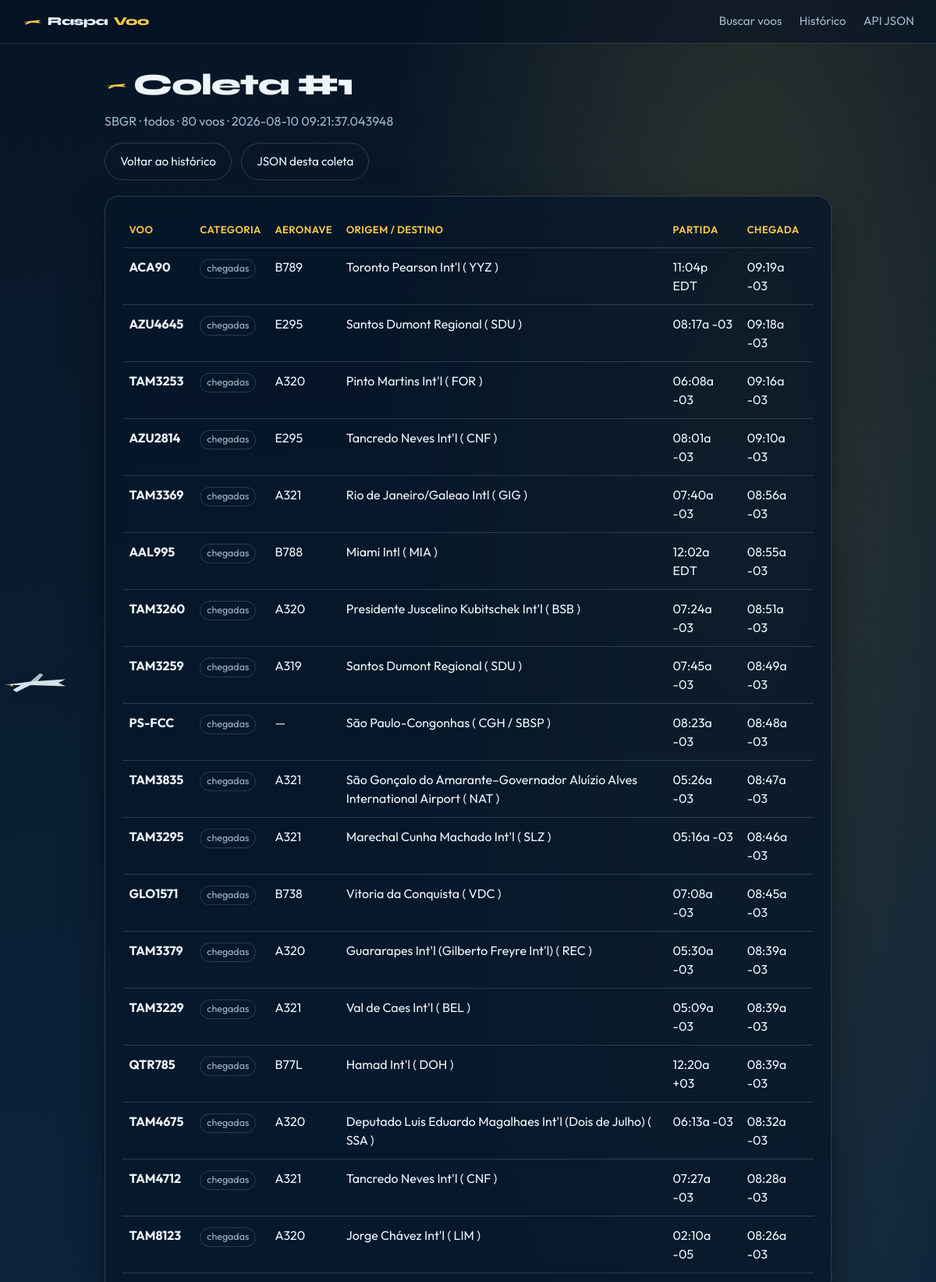
The app's page /historico/1 (upper part) with its own data.
### models/coleta_voo.py (models this page shows, shortened)
class ColetaVoo(ModeloBase):#NÃO ESQUEÇA DE COLOCAR O MODELOBASE DENTRO DOS () PARA PEGAR COMO UM MODELO
    __bind_key__ = "historico"
    __tablename__ = "coletas_voo"
    fonte = db.Column(db.String(255), nullable=False)
    aeroporto = db.Column(db.String(10), nullable=False)
    tipo_busca = db.Column(db.String(20), nullable=False)
    total = db.Column(db.Integer, nullable=False, default=0)
    voos = db.relationship(
        "VooInfo",
        back_populates="coleta",
        cascade="all, delete-orphan",
    )

### models/voo_info.py (models this page shows, shortened)
class VooInfo(ModeloBase): #NÃO ESQUEÇA DE COLOCAR O MODELOBASE DENTRO DOS () PARA PEGAR COMO UM MODELO
    __bind_key__ = "historico"
    __tablename__ = "voos_info"
    coleta_id = db.Column(
        db.Integer,
        db.ForeignKey("coletas_voo.id"),
        nullable=False,
    )
    categoria = db.Column(db.String(40), nullable=False)
    identificacao = db.Column(db.String(40), nullable=False)
    tipo_aeronave = db.Column(db.String(40))
    local = db.Column(db.String(200))
    partida = db.Column(db.String(80))
    chegada = db.Column(db.String(80))
    coleta = db.relationship("ColetaVoo", back_populates="voos")

### controllers/site_controller.py (the view)
@site_bp.route("/historico/<int:coleta_id>")
def detalhe_coleta(coleta_id: int):
    coleta = db.session.get(ColetaVoo, coleta_id)
    if not coleta:
        flash("Coleta não encontrada.", "erro")
        return redirect(url_for("site.historico"))
    return render_template("detalhe_coleta.html", coleta=coleta)

### views/templates/detalhe_coleta.html (shortened to what this page needs)
{% extends "layout.html" %}
{% block content %}
<section class="topo-pagina">
    <h1>
        <svg class="titulo-aviao" viewBox="0 0 48 20" aria-hidden="true">
            <path d="M2 12 L22 9 L46 7 L40 11 L46 14 L22 13 L10 18 L7 16 L14 12 Z" fill="currentColor"/>
        </svg>
        Coleta #{{ coleta.id }}
    </h1>
    <p class="subtitulo">
        {{ coleta.aeroporto }} · {{ coleta.tipo_busca }} · {{ coleta.total }} voos · {{ coleta.data_criacao }}
    </p>
    <div class="hero-actions">
        <a class="btn" href="{{ url_for('site.historico') }}">Voltar ao histórico</a>
        <a class="btn" href="/api/historico/coletas/{{ coleta.id }}" target="_blank">JSON desta coleta</a>
    </div>
</section>
<section class="painel" style="margin-top: 1.25rem;">
    {% if coleta.voos %}
    <div class="tabela-wrap">
        <table class="tabela">
            <thead>
                <tr>
                    <th>Voo</th>
                    <th>Categoria</th>
                    <th>Aeronave</th>
                    <th>Origem / Destino</th>
                    <th>Partida</th>
                    <th>Chegada</th>
                </tr>
            </thead>
            <tbody>
                {% for v in coleta.voos %}
                <tr>
                    <td><strong>{{ v.identificacao }}</strong></td>
                    <td><span class="tag">{{ v.categoria }}</span></td>
                    <td>{{ v.tipo_aeronave or "—" }}</td>
                    <td>{{ v.local or "—" }}</td>
                    <td>{{ v.partida or "—" }}</td>
                    <td>{{ v.chegada or "—" }}</td>
                </tr>
                {% endfor %}
            </tbody>
        </table>
    </div>
    {% else %}
    <p class="vazio">Esta coleta não tem voos.</p>
    {% endif %}
</section>
{% endblock %}

### views/static/css/style.css (style rules this page uses)
* { box-sizing: border-box; }
:root { --ceu-alto: #071525; --ceu-meio: #0f2f4d; --horizonte: #1a5a7a; --pista: #f7c948; --pista-clara: #ffe08a; --nuvem: #e8f4fc; --texto: #eef6fb; --texto-suave: #9eb9cc; --painel: rgba(6, 22, 40, 0.78); --borda: rgba(158, 185, 204, 0.22); --erro: #ff8a7a; --sucesso: #5eead4; --sombra: 0 20px 50px rgba(0, 0, 0, 0.4); }
body { margin: 0; min-height: 100vh; font-family: "Outfit", sans-serif; color: var(--texto); background: radial-gradient(ellipse 70% 45% at 80% 8%, rgba(247, 201, 72, 0.16), transparent 55%), radial-gradient(ellipse 50% 35% at 10% 90%, rgba(26, 90, 122, 0.45), transparent 60%), linear-gradient(175deg, var(--ceu-alto) 0%, var(--ceu-meio) 48%, var(--horizonte) 100%); background-attachment: fixed; line-height: 1.5; overflow-x: hidden; }
.topo-pagina { animation: fade-up 0.55s ease both; margin-bottom: 0.5rem; }
.topo-pagina h1 { display: flex; align-items: center; gap: 0.5rem; font-family: "Syne", sans-serif; font-weight: 800; font-size: clamp(1.8rem, 4vw, 2.4rem); margin: 0 0 0.35rem; letter-spacing: -0.03em; }
.titulo-aviao { width: 1.8rem; color: var(--pista); flex-shrink: 0; }
.subtitulo { color: var(--texto-suave); margin: 0 0 1rem; }
.hero-actions { display: flex; flex-wrap: wrap; gap: 0.75rem; }
.painel { background: var(--painel); border: 1px solid var(--borda); border-radius: 18px; padding: 1.35rem; box-shadow: var(--sombra); backdrop-filter: blur(14px); animation: fade-up 0.75s ease both; }
.btn { display: inline-block; padding: 0.72rem 1.2rem; background: transparent; color: var(--texto); text-decoration: none; border: 1px solid var(--borda); border-radius: 999px; font-size: 0.95rem; font-family: inherit; cursor: pointer; transition: background 0.2s, border-color 0.2s, transform 0.15s; white-space: nowrap; }
.tabela-wrap { overflow-x: auto; }
.tabela { width: 100%; border-collapse: collapse; }
.tabela th, .tabela td { padding: 0.75rem 0.55rem; text-align: left; border-bottom: 1px solid var(--borda); vertical-align: top; }
.tabela th { color: var(--pista); font-weight: 600; font-size: 0.82rem; text-transform: uppercase; letter-spacing: 0.03em; }
.tag { display: inline-block; padding: 0.15rem 0.5rem; border-radius: 999px; border: 1px solid var(--borda); font-size: 0.78rem; color: var(--texto-suave); white-space: nowrap; }

### records on screen
ColetaVoo: id "1", aeroporto "SBGR", tipo_busca "todos", total "80", data_criacao "2026-08-10 09:21:37.043948"
VooInfo: identificacao "ACA90", categoria "chegadas", tipo_aeronave "B789", local "Toronto Pearson Int'l ( YYZ )", partida "11:04p EDT", chegada "09:19a -03"
VooInfo: identificacao "AZU4645", categoria "chegadas", tipo_aeronave "E295", local "Santos Dumont Regional ( SDU )", partida "08:17a -03", chegada "09:18a -03"
VooInfo: identificacao "TAM3253", categoria "chegadas", tipo_aeronave "A320", local "Pinto Martins Int'l ( FOR )", partida "06:08a -03", chegada "09:16a -03"
VooInfo: identificacao "AZU2814", categoria "chegadas", tipo_aeronave "E295", local "Tancredo Neves Int'l ( CNF )", partida "08:01a -03", chegada "09:10a -03"
VooInfo: identificacao "TAM3369", categoria "chegadas", tipo_aeronave "A321", local "Rio de Janeiro/Galeao Intl ( GIG )", partida "07:40a -03", chegada "08:56a -03"
VooInfo: identificacao "AAL995", categoria "chegadas", tipo_aeronave "B788", local "Miami Intl ( MIA )", partida "12:02a EDT", chegada "08:55a -03"
VooInfo: identificacao "TAM3260", categoria "chegadas", tipo_aeronave "A320", local "Presidente Juscelino Kubitschek Int'l ( BSB )", partida "07:24a -03", chegada "08:51a -03"
VooInfo: identificacao "TAM3259", categoria "chegadas", tipo_aeronave "A319", local "Santos Dumont Regional ( SDU )", partida "07:45a -03", chegada "08:49a -03"
VooInfo: identificacao "PS-FCC", categoria "chegadas", tipo_aeronave "—", local "São Paulo-Congonhas ( CGH / SBSP )", partida "08:23a -03", chegada "08:48a -03"
VooInfo: identificacao "TAM3835", categoria "chegadas", tipo_aeronave "A321", local "São Gonçalo do Amarante–Governador Aluízio Alves International Airport ( NAT )", partida "05:26a -03", chegada "08:47a -03"
VooInfo: identificacao "TAM3295", categoria "chegadas", tipo_aeronave "A321", local "Marechal Cunha Machado Int'l ( SLZ )", partida "05:16a -03", chegada "08:46a -03"
VooInfo: identificacao "GLO1571", categoria "chegadas", tipo_aeronave "B738", local "Vitoria da Conquista ( VDC )", partida "07:08a -03", chegada "08:45a -03"
VooInfo: identificacao "TAM3379", categoria "chegadas", tipo_aeronave "A320", local "Guararapes Int'l (Gilberto Freyre Int'l) ( REC )", partida "05:30a -03", chegada "08:39a -03"
VooInfo: identificacao "TAM3229", categoria "chegadas", tipo_aeronave "A321", local "Val de Caes Int'l ( BEL )", partida "05:09a -03", chegada "08:39a -03"
VooInfo: identificacao "QTR785", categoria "chegadas", tipo_aeronave "B77L", local "Hamad Int'l ( DOH )", partida "12:20a +03", chegada "08:39a -03"
VooInfo: identificacao "TAM4675", categoria "chegadas", tipo_aeronave "A320", local "Deputado Luis Eduardo Magalhaes Int'l (Dois de Julho) ( SSA )", partida "06:13a -03", chegada "08:32a -03"
VooInfo: identificacao "TAM4712", categoria "chegadas", tipo_aeronave "A321", local "Tancredo Neves Int'l ( CNF )", partida "07:27a -03", chegada "08:28a -03"
VooInfo: identificacao "TAM8123", categoria "chegadas", tipo_aeronave "A320", local "Jorge Chávez Int'l ( LIM )", partida "02:10a -05", chegada "08:26a -03"
